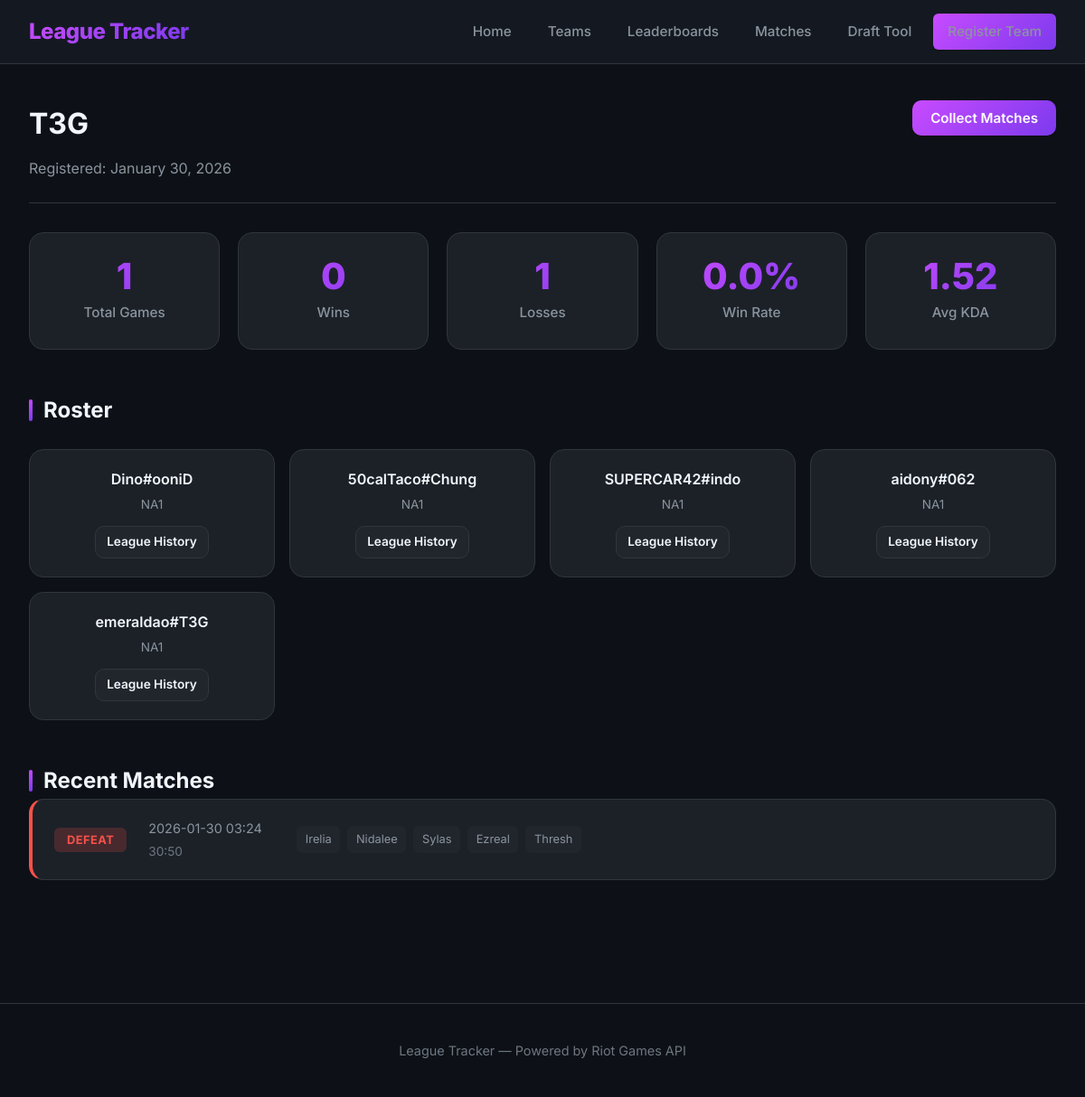
The page /teams/2 on the database its author committed.
### league_tracker/src/database/__init__.py (models this page shows, shortened)
class Team(db.Model):
    __tablename__ = 'teams'
    id = db.Column(db.Integer, primary_key=True)
    name = db.Column(db.String(100), nullable=False, unique=True)
    created_at = db.Column(db.DateTime, default=db.func.current_timestamp())

class Player(db.Model):
    __tablename__ = 'players'
    id = db.Column(db.Integer, primary_key=True)
    puuid = db.Column(db.String(100), nullable=True)  # No UNIQUE constraint - may be NULL for players without Riot ID
    game_name = db.Column(db.String(50), nullable=False)
    tag_line = db.Column(db.String(10), nullable=False)
    region = db.Column(db.String(10), nullable=False)
    created_at = db.Column(db.DateTime, default=db.func.current_timestamp())
    @property
    def display_name(self):
        return f"{self.game_name}#{self.tag_line}"

class Match(db.Model):
    __tablename__ = 'match'
    id = db.Column(db.Integer, primary_key=True)
    match_id = db.Column(db.String(50), unique=True, nullable=False)
    game_duration = db.Column(db.Integer)  # in seconds
    game_version = db.Column(db.String(20))
    game_creation = db.Column(db.BigInteger)  # timestamp in ms
    queue_id = db.Column(db.Integer)
    created_at = db.Column(db.DateTime, default=db.func.current_timestamp())
    home_team_id = db.Column(db.Integer, db.ForeignKey('teams.id'), nullable=True)
    away_team_id = db.Column(db.Integer, db.ForeignKey('teams.id'), nullable=True)

class MatchParticipant(db.Model):
    __tablename__ = 'match_participant'
    id = db.Column(db.Integer, primary_key=True)
    match_id = db.Column(db.Integer, db.ForeignKey('match.id'), nullable=False)
    puuid = db.Column(db.String(100), nullable=False)
    champion_id = db.Column(db.Integer)
    champion_name = db.Column(db.String(50))
    team_id = db.Column(db.Integer)  # 100 = blue, 200 = red
    win = db.Column(db.Boolean)
    kills = db.Column(db.Integer)
    deaths = db.Column(db.Integer)
    assists = db.Column(db.Integer)
    kda = db.Column(db.Float)
    total_damage_dealt = db.Column(db.Integer)
    gold_earned = db.Column(db.Integer)
    cs = db.Column(db.Integer)  # creep score
    vision_score = db.Column(db.Integer)
    item_0 = db.Column(db.Integer)
    item_1 = db.Column(db.Integer)
    item_2 = db.Column(db.Integer)
    item_3 = db.Column(db.Integer)
    item_4 = db.Column(db.Integer)
    item_5 = db.Column(db.Integer)
    item_6 = db.Column(db.Integer)
    def to_dict(self):
        return {
            'id': self.id,
            'puuid': self.puuid,
            'champion_id': self.champion_id,
            'champion_name': self.champion_name,
            'team_id': self.team_id,
            'win': self.win,
            'kills': self.kills,
            'deaths': self.deaths,
            'assists': self.assists,
            'kda': self.kda,
            'gold_earned': self.gold_earned,
            'cs': self.cs,
            'vision_score': self.vision_score
        }

### league_tracker/app.py (the view)
    @app.route('/teams/<int:team_id>')
    def team_detail(team_id):
        team = Team.query.get_or_404(team_id)
        stats = StatsCalculator.get_team_stats(team_id)
        recent_matches = StatsCalculator.get_recent_matches(team_id, limit=10)
        return render_template('team_detail.html',
                             team=team,
                             stats=stats,
                             recent_matches=recent_matches,
                             format_duration=StatsCalculator.format_duration,
                             format_timestamp=StatsCalculator.format_timestamp)

### league_tracker/src/utils/stats_calculator.py (called while the page is built)
    @staticmethod
    def format_duration(seconds: int) -> str:
        minutes = seconds // 60
        secs = seconds % 60
        return f"{minutes}:{secs:02d}"

    @staticmethod
    def format_timestamp(timestamp_ms: int) -> str:
        timestamp_s = timestamp_ms // 1000
        return datetime.fromtimestamp(timestamp_s).strftime('%Y-%m-%d %H:%M')

### league_tracker/templates/team_detail.html (shortened to what this page needs)
{% extends "base.html" %}
{% block content %}
<div class="team-header">
    <div class="team-info">
        <h1>{{ team.name }}</h1>
        <p class="team-meta">Registered: {{ team.created_at.strftime('%B %d, %Y') }}</p>
    </div>
    <div class="team-actions">
        <form action="{{ url_for('api_collect_team_matches', team_id=team.id) }}" method="POST" class="collect-form">
            <button type="submit" class="btn btn-primary">Collect Matches</button>
        </form>
    </div>
</div>
{% if stats and stats.total_games > 0 %}
<div class="stats-grid">
    <div class="stat-card">
        <div class="stat-number">{{ stats.total_games }}</div>
        <div class="stat-label">Total Games</div>
    </div>
    <div class="stat-card">
        <div class="stat-number" style="color: var(--success);">{{ stats.wins }}</div>
        <div class="stat-label">Wins</div>
    </div>
    <div class="stat-card">
        <div class="stat-number" style="color: var(--error);">{{ stats.losses }}</div>
        <div class="stat-label">Losses</div>
    </div>
    <div class="stat-card">
        <div class="stat-number">{{ stats.win_rate }}%</div>
        <div class="stat-label">Win Rate</div>
    </div>
    <div class="stat-card">
        <div class="stat-number">{{ stats.avg_kda }}</div>
        <div class="stat-label">Avg KDA</div>
    </div>
</div>
{% endif %}
<div class="section">
    <div class="section-header">
        <h2>Roster</h2>
    </div>
    <div class="players-grid">
        {% for player in team.players %}
            <div class="player-card">
                <div class="player-name">{{ player.display_name }}</div>
                <div class="player-region">{{ player.region.upper() }}</div>
                {% if player.puuid %}
                <a href="{{ url_for('player_league_history', puuid=player.puuid) }}" class="btn btn-secondary" style="margin-top: 0.75rem; font-size: 0.85rem; padding: 0.4rem 0.75rem;">
                    League History
                </a>
                {% endif %}
            </div>
        {% endfor %}
    </div>
</div>
<div class="section">
    <h2>Recent Matches</h2>
    {% if recent_matches %}
        <div class="matches-list">
            {% for match in recent_matches %}
                <div class="match-card {{ 'win' if match.win else 'loss' }}">
                    <div class="match-result">
                        <span class="result-badge {{ 'win' if match.win else 'loss' }}">
                            {{ 'VICTORY' if match.win else 'DEFEAT' }}
                        </span>
                    </div>
                    <div class="match-info">
                        <span class="match-time">{{ format_timestamp(match.game_creation) }}</span>
                        <span class="match-duration">{{ format_duration(match.game_duration) }}</span>
                    </div>
                    <div class="match-players">
                        {% for p in match.team_players[:5] %}
                            <span class="player-chip">{{ p.champion_name }}</span>
                        {% endfor %}
                    </div>
                </div>
            {% endfor %}
        </div>
    {% else %}
        <div class="empty-state">
            <h2>No Matches Yet</h2>
            <p>Click "Collect Matches" to fetch match data from Riot API.</p>
        </div>
    {% endif %}
</div>
{% endblock %}

### league_tracker/static/style.css (style rules this page uses)
* { margin: 0; padding: 0; box-sizing: border-box; }
:root { --bg-primary: #0d1117; --bg-secondary: #161b22; --bg-tertiary: #21262d; --bg-card: #1c2128; --border-color: #30363d; --text-primary: #f0f6fc; --text-secondary: #8b949e; --text-muted: #6e7681; --accent-primary: #c84bff; --accent-secondary: #7c3aed; --accent-gradient: linear-gradient(135deg, #c84bff 0%, #7c3aed 100%); --success: #3fb950; --warning: #d29922; --error: #f85149; --font-main: 'Inter', -apple-system, BlinkMacSystemFont, sans-serif; --font-mono: 'JetBrains Mono', monospace; --shadow-sm: 0 1px 2px rgba(0, 0, 0, 0.3); --shadow-md: 0 4px 12px rgba(0, 0, 0, 0.4); --shadow-lg: 0 8px 24px rgba(0, 0, 0, 0.5); --shadow-glow: 0 0 20px rgba(200, 75, 255, 0.3); --transition-fast: 0.15s ease; --transition-normal: 0.3s ease; --radius-sm: 6px; --radius-md: 10px; --radius-lg: 16px; --radius-xl: 24px; }
body { font-family: var(--font-main); background-color: var(--bg-primary); color: var(--text-primary); line-height: 1.6; min-height: 100vh; }
a { color: var(--accent-primary); text-decoration: none; transition: color var(--transition-fast); }
.btn { display: inline-flex; align-items: center; justify-content: center; gap: 0.5rem; padding: 0.625rem 1.25rem; border-radius: var(--radius-md); font-weight: 600; font-size: 0.95rem; cursor: pointer; border: none; text-decoration: none; transition: all var(--transition-fast); font-family: var(--font-main); }
.btn-primary { background: var(--accent-gradient); color: white; box-shadow: var(--shadow-sm), 0 0 0 0 rgba(200, 75, 255, 0); }
.btn-secondary { background-color: var(--bg-tertiary); color: var(--text-primary); border: 1px solid var(--border-color); }
.stats-grid { display: grid; grid-template-columns: repeat(auto-fit, minmax(200px, 1fr)); gap: 1.25rem; margin-bottom: 3rem; }
.stat-card { background: var(--bg-card); padding: 1.75rem; border-radius: var(--radius-lg); text-align: center; border: 1px solid var(--border-color); transition: all var(--transition-normal); }
.stat-number { font-size: 2.5rem; font-weight: 800; background: var(--accent-gradient); -webkit-background-clip: text; -webkit-text-fill-color: transparent; background-clip: text; line-height: 1; margin-bottom: 0.5rem; }
.stat-label { color: var(--text-secondary); font-size: 0.95rem; font-weight: 500; }
.section { margin-bottom: 3rem; }
.section-header { display: flex; justify-content: space-between; align-items: center; margin-bottom: 1.5rem; }
.section h2 { font-size: 1.5rem; font-weight: 700; color: var(--text-primary); display: flex; align-items: center; gap: 0.75rem; }
.section h2::before { content: ''; width: 4px; height: 24px; background: var(--accent-gradient); border-radius: 2px; }
.players-grid { display: grid; grid-template-columns: repeat(auto-fill, minmax(220px, 1fr)); gap: 1rem; }
.player-card { background: var(--bg-card); padding: 1.25rem; border-radius: var(--radius-lg); border: 1px solid var(--border-color); text-align: center; transition: all var(--transition-normal); }
.player-name { font-weight: 600; color: var(--text-primary); margin-bottom: 0.25rem; }
.player-region { color: var(--text-secondary); font-size: 0.85rem; }
.team-header { margin-bottom: 2.5rem; padding-bottom: 1.5rem; border-bottom: 1px solid var(--border-color); }
.team-header h1 { color: var(--text-primary); border: none; padding: 0; margin-bottom: 0.75rem; font-size: 2rem; }
.team-header h1::before { display: none; }
.team-meta { color: var(--text-secondary); }
.stat-card, .team-card, .step, .player-card { animation: fadeIn 0.5s ease forwards; }
.team-header { display: flex; align-items: center; gap: 0.75rem; margin-bottom: 1rem; }

### rows shown on the page
Team: name "T3G", created_at "January 30, 2026"
Player: display_name "Dino#ooniD", region "NA1"
Player: display_name "50calTaco#Chung", region "NA1"
Player: display_name "SUPERCAR42#indo", region "NA1"
Player: display_name "aidony#062", region "NA1"
Player: display_name "emeraldao#T3G", region "NA1"
Match: win "DEFEAT", game_creation "2026-01-30 03:24", game_duration "30:50"
MatchParticipant: champion_name "Irelia"
MatchParticipant: champion_name "Nidalee"
MatchParticipant: champion_name "Sylas"
MatchParticipant: champion_name "Ezreal"
MatchParticipant: champion_name "Thresh"

### other values the page prints
{{ stats.total_games }} "1"
{{ stats.wins }} "0"
{{ stats.losses }} "1"
{{ stats.win_rate }} "0.0"
{{ stats.avg_kda }} "1.52"
